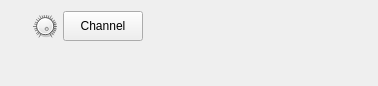
<?xml version="1.0" encoding="UTF-8"?>
<ui version="4.0">
 <class>ChannelWidget</class>
 <widget class="QWidget" name="ChannelWidget">
  <property name="geometry">
   <rect>
    <x>0</x>
    <y>0</y>
    <width>378</width>
    <height>86</height>
   </rect>
  </property>
  <property name="minimumSize">
   <size>
    <width>0</width>
    <height>0</height>
   </size>
  </property>
  <property name="maximumSize">
   <size>
    <width>16777215</width>
    <height>16777215</height>
   </size>
  </property>
  <property name="windowTitle">
   <string>Form</string>
  </property>
  <layout class="QGridLayout" name="gridLayout_3">
   <property name="verticalSpacing">
    <number>4</number>
   </property>
   <item row="0" column="2">
    <widget class="QPushButton" name="pushButton">
     <property name="sizePolicy">
      <sizepolicy hsizetype="Preferred" vsizetype="Preferred">
       <horstretch>0</horstretch>
       <verstretch>0</verstretch>
      </sizepolicy>
     </property>
     <property name="minimumSize">
      <size>
       <width>80</width>
       <height>0</height>
      </size>
     </property>
     <property name="maximumSize">
      <size>
       <width>80</width>
       <height>16777215</height>
      </size>
     </property>
     <property name="contextMenuPolicy">
      <enum>Qt::CustomContextMenu</enum>
     </property>
     <property name="text">
      <string>Channel</string>
     </property>
     <property name="checkable">
      <bool>true</bool>
     </property>
    </widget>
   </item>
   <item row="0" column="0">
    <widget class="LED" name="led" native="true">
     <property name="minimumSize">
      <size>
       <width>16</width>
       <height>16</height>
      </size>
     </property>
     <property name="maximumSize">
      <size>
       <width>16</width>
       <height>16</height>
      </size>
     </property>
     <property name="sizeIncrement">
      <size>
       <width>0</width>
       <height>0</height>
      </size>
     </property>
    </widget>
   </item>
   <item row="0" column="3">
    <widget class="RectLED" name="rectLed" native="true"/>
   </item>
   <item row="1" column="4">
    <widget class="QStackedWidget" name="stepsStackedWidget">
     <property name="currentIndex">
      <number>0</number>
     </property>
     <widget class="QWidget" name="page_3">
      <layout class="QGridLayout" name="gridLayout_4">
       <property name="leftMargin">
        <number>0</number>
       </property>
       <property name="topMargin">
        <number>0</number>
       </property>
       <property name="rightMargin">
        <number>0</number>
       </property>
       <property name="bottomMargin">
        <number>0</number>
       </property>
       <item row="0" column="0">
        <widget class="StepKeysWidget" name="stepKeys" native="true"/>
       </item>
      </layout>
     </widget>
     <widget class="QWidget" name="page_4">
      <layout class="QGridLayout" name="gridLayout_5">
       <property name="leftMargin">
        <number>0</number>
       </property>
       <property name="topMargin">
        <number>0</number>
       </property>
       <property name="rightMargin">
        <number>0</number>
       </property>
       <property name="bottomMargin">
        <number>0</number>
       </property>
       <item row="0" column="0">
        <widget class="StepVelocitiesWidget" name="stepVelocities" native="true"/>
       </item>
      </layout>
     </widget>
    </widget>
   </item>
   <item row="0" column="4">
    <widget class="QStackedWidget" name="trackStackedWidget">
     <property name="currentIndex">
      <number>0</number>
     </property>
     <widget class="QWidget" name="page">
      <layout class="QGridLayout" name="gridLayout">
       <property name="leftMargin">
        <number>0</number>
       </property>
       <property name="topMargin">
        <number>0</number>
       </property>
       <property name="rightMargin">
        <number>0</number>
       </property>
       <property name="bottomMargin">
        <number>0</number>
       </property>
       <item row="0" column="0">
        <widget class="StepSequencerWidget" name="stepSequencer" native="true"/>
       </item>
      </layout>
     </widget>
     <widget class="QWidget" name="page_2">
      <layout class="QGridLayout" name="gridLayout_2">
       <property name="leftMargin">
        <number>0</number>
       </property>
       <property name="topMargin">
        <number>0</number>
       </property>
       <property name="rightMargin">
        <number>0</number>
       </property>
       <property name="bottomMargin">
        <number>0</number>
       </property>
       <item row="0" column="0">
        <widget class="PRDisplayWidget" name="prDisplay" native="true"/>
       </item>
      </layout>
     </widget>
    </widget>
   </item>
   <item row="0" column="1">
    <widget class="QDial" name="volumeDial">
     <property name="minimumSize">
      <size>
       <width>24</width>
       <height>24</height>
      </size>
     </property>
     <property name="maximumSize">
      <size>
       <width>24</width>
       <height>24</height>
      </size>
     </property>
     <property name="maximum">
      <number>100</number>
     </property>
     <property name="value">
      <number>100</number>
     </property>
     <property name="notchesVisible">
      <bool>true</bool>
     </property>
    </widget>
   </item>
  </layout>
 </widget>
 <customwidgets>
  <customwidget>
   <class>LED</class>
   <extends>QWidget</extends>
   <header>common/led/led.h</header>
   <container>1</container>
  </customwidget>
  <customwidget>
   <class>RectLED</class>
   <extends>QWidget</extends>
   <header>common/led/rectled.h</header>
   <container>1</container>
  </customwidget>
  <customwidget>
   <class>StepSequencerWidget</class>
   <extends>QWidget</extends>
   <header>toplevel/channelswidget/channelwidget/stepsequencerwidget.h</header>
   <container>1</container>
  </customwidget>
  <customwidget>
   <class>PRDisplayWidget</class>
   <extends>QWidget</extends>
   <header>toplevel/channelswidget/channelwidget/prdisplaywidget.h</header>
   <container>1</container>
  </customwidget>
  <customwidget>
   <class>StepKeysWidget</class>
   <extends>QWidget</extends>
   <header>toplevel/channelswidget/channelwidget/stepkeyswidget.h</header>
   <container>1</container>
  </customwidget>
  <customwidget>
   <class>StepVelocitiesWidget</class>
   <extends>QWidget</extends>
   <header>toplevel/channelswidget/channelwidget/stepvelocitieswidget.h</header>
   <container>1</container>
  </customwidget>
 </customwidgets>
 <resources/>
 <connections/>
</ui>
